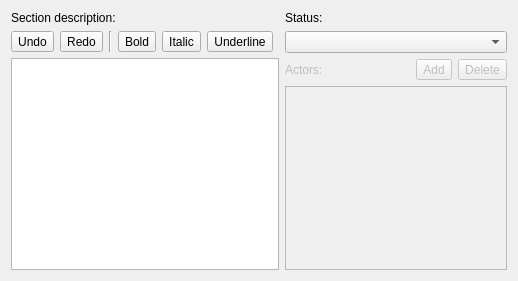
<?xml version="1.0" encoding="UTF-8"?>
<ui version="4.0">
 <class>CAuSectionRdfEditWidget</class>
 <widget class="QWidget" name="CAuSectionRdfEditWidget">
  <property name="geometry">
   <rect>
    <x>0</x>
    <y>0</y>
    <width>518</width>
    <height>281</height>
   </rect>
  </property>
  <layout class="QHBoxLayout" name="horizontalLayout">
   <item>
    <layout class="QVBoxLayout" name="verticalLayout">
     <item>
      <widget class="QLabel" name="descrLabel">
       <property name="text">
        <string>Section description:</string>
       </property>
       <property name="buddy">
        <cstring>descrRichTextWidget</cstring>
       </property>
      </widget>
     </item>
     <item>
      <layout class="QHBoxLayout" name="horizontalLayout_2">
       <item>
        <widget class="QToolButton" name="undoToolButton">
         <property name="text">
          <string>Undo</string>
         </property>
        </widget>
       </item>
       <item>
        <widget class="QToolButton" name="redoToolButton">
         <property name="text">
          <string>Redo</string>
         </property>
        </widget>
       </item>
       <item>
        <widget class="Line" name="line">
         <property name="orientation">
          <enum>Qt::Vertical</enum>
         </property>
        </widget>
       </item>
       <item>
        <widget class="QToolButton" name="boldToolButton">
         <property name="text">
          <string>Bold</string>
         </property>
        </widget>
       </item>
       <item>
        <widget class="QToolButton" name="italicToolButton">
         <property name="text">
          <string>Italic</string>
         </property>
        </widget>
       </item>
       <item>
        <widget class="QToolButton" name="underlineToolButton">
         <property name="text">
          <string>Underline</string>
         </property>
        </widget>
       </item>
       <item>
        <spacer name="horizontalSpacer">
         <property name="orientation">
          <enum>Qt::Horizontal</enum>
         </property>
         <property name="sizeHint" stdset="0">
          <size>
           <width>40</width>
           <height>20</height>
          </size>
         </property>
        </spacer>
       </item>
      </layout>
     </item>
     <item>
      <widget class="KRichTextWidget" name="descrRichTextWidget">
       <property name="clickMessage">
        <string>Enter here your plans</string>
       </property>
      </widget>
     </item>
    </layout>
   </item>
   <item>
    <layout class="QVBoxLayout" name="verticalLayout_2">
     <item>
      <widget class="QLabel" name="statusLabel">
       <property name="text">
        <string>Status:</string>
       </property>
       <property name="buddy">
        <cstring>statusComboBox</cstring>
       </property>
      </widget>
     </item>
     <item>
      <widget class="QComboBox" name="statusComboBox"/>
     </item>
     <item>
      <layout class="QHBoxLayout" name="horizontalLayout_3">
       <item>
        <widget class="QLabel" name="actorsLabel">
         <property name="enabled">
          <bool>false</bool>
         </property>
         <property name="text">
          <string>Actors:</string>
         </property>
         <property name="buddy">
          <cstring>actorsListWidget</cstring>
         </property>
        </widget>
       </item>
       <item>
        <widget class="QToolButton" name="toolButton_2">
         <property name="enabled">
          <bool>false</bool>
         </property>
         <property name="text">
          <string>Add</string>
         </property>
        </widget>
       </item>
       <item>
        <widget class="QToolButton" name="toolButton">
         <property name="enabled">
          <bool>false</bool>
         </property>
         <property name="text">
          <string>Delete</string>
         </property>
        </widget>
       </item>
      </layout>
     </item>
     <item>
      <widget class="QListWidget" name="actorsListWidget">
       <property name="enabled">
        <bool>false</bool>
       </property>
      </widget>
     </item>
    </layout>
   </item>
  </layout>
 </widget>
 <customwidgets>
  <customwidget>
   <class>KRichTextEdit</class>
   <extends>KTextEdit</extends>
   <header>krichtextedit.h</header>
  </customwidget>
  <customwidget>
   <class>KTextEdit</class>
   <extends>QTextEdit</extends>
   <header>ktextedit.h</header>
  </customwidget>
  <customwidget>
   <class>KRichTextWidget</class>
   <extends>KRichTextEdit</extends>
   <header>krichtextwidget.h</header>
  </customwidget>
 </customwidgets>
 <resources/>
 <connections/>
</ui>
